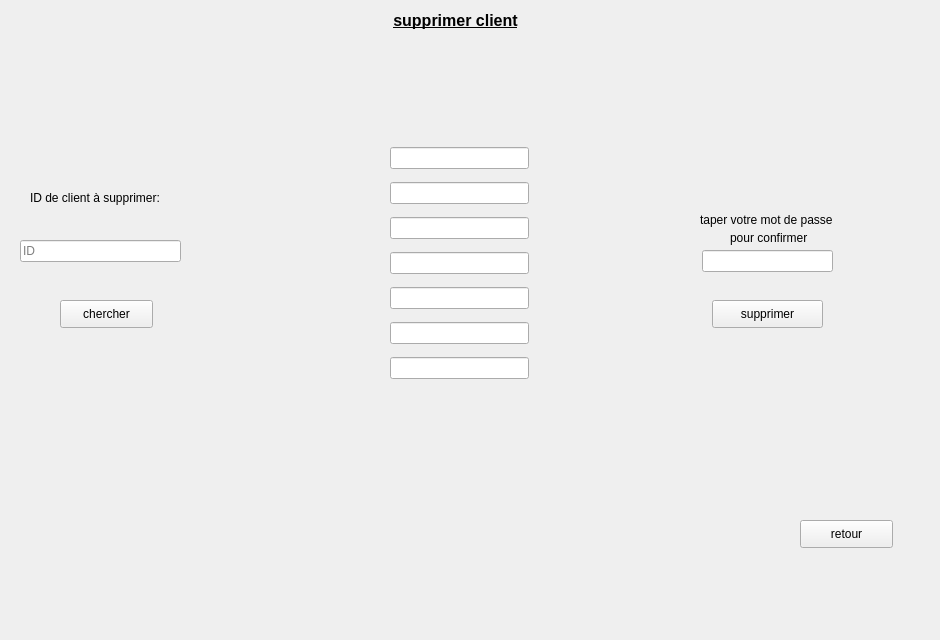
      <widget class="QWidget" name="tab">
       <attribute name="title">
        <string>Supprimer</string>
       </attribute>
       <widget class="QLabel" name="label_12">
        <property name="geometry">
         <rect>
          <x>0</x>
          <y>-10</y>
          <width>931</width>
          <height>631</height>
         </rect>
        </property>
        <property name="text">
         <string/>
        </property>
        <property name="pixmap">
         <pixmap>../../Desktop/images qt/fond.jpg</pixmap>
        </property>
        <property name="scaledContents">
         <bool>true</bool>
        </property>
       </widget>
       <widget class="QLabel" name="label_17">
        <property name="geometry">
         <rect>
          <x>0</x>
          <y>0</y>
          <width>911</width>
          <height>41</height>
         </rect>
        </property>
        <property name="text">
         <string>&lt;html&gt;&lt;head/&gt;&lt;body&gt;&lt;p align=&quot;center&quot;&gt;&lt;span style=&quot; font-size:12pt; font-weight:600; text-decoration: underline;&quot;&gt;supprimer client&lt;/span&gt;&lt;/p&gt;&lt;/body&gt;&lt;/html&gt;</string>
        </property>
       </widget>
       <widget class="QPushButton" name="retour_3">
        <property name="geometry">
         <rect>
          <x>800</x>
          <y>520</y>
          <width>93</width>
          <height>28</height>
         </rect>
        </property>
        <property name="text">
         <string>retour</string>
        </property>
       </widget>
       <widget class="QLabel" name="label_45">
        <property name="geometry">
         <rect>
          <x>30</x>
          <y>190</y>
          <width>161</width>
          <height>16</height>
         </rect>
        </property>
        <property name="text">
         <string>ID de client à supprimer:</string>
        </property>
       </widget>
       <widget class="QLineEdit" name="todelete">
        <property name="geometry">
         <rect>
          <x>20</x>
          <y>240</y>
          <width>161</width>
          <height>22</height>
         </rect>
        </property>
        <property name="placeholderText">
         <string>ID</string>
        </property>
       </widget>
       <widget class="QPushButton" name="deleteclient">
        <property name="geometry">
         <rect>
          <x>712</x>
          <y>300</y>
          <width>111</width>
          <height>28</height>
         </rect>
        </property>
        <property name="text">
         <string>supprimer</string>
        </property>
       </widget>
       <widget class="QLineEdit" name="lineEdit_8">
        <property name="geometry">
         <rect>
          <x>702</x>
          <y>250</y>
          <width>131</width>
          <height>22</height>
         </rect>
        </property>
       </widget>
       <widget class="QPushButton" name="chercherdelete">
        <property name="geometry">
         <rect>
          <x>60</x>
          <y>300</y>
          <width>93</width>
          <height>28</height>
         </rect>
        </property>
        <property name="text">
         <string>chercher</string>
        </property>
       </widget>
       <widget class="QLabel" name="label_34">
        <property name="geometry">
         <rect>
          <x>700</x>
          <y>210</y>
          <width>151</width>
          <height>20</height>
         </rect>
        </property>
        <property name="text">
         <string>taper votre mot de passe </string>
        </property>
       </widget>
       <widget class="QLabel" name="label_35">
        <property name="geometry">
         <rect>
          <x>730</x>
          <y>230</y>
          <width>91</width>
          <height>16</height>
         </rect>
        </property>
        <property name="text">
         <string>pour confirmer</string>
        </property>
       </widget>
       <widget class="QWidget" name="layoutWidget">
        <property name="geometry">
         <rect>
          <x>390</x>
          <y>140</y>
          <width>139</width>
          <height>251</height>
         </rect>
        </property>
        <layout class="QVBoxLayout" name="verticalLayout_2">
         <item>
          <widget class="QLineEdit" name="lineEdit">
           <property name="readOnly">
            <bool>true</bool>
           </property>
          </widget>
         </item>
         <item>
          <widget class="QLineEdit" name="lineEdit_2">
           <property name="readOnly">
            <bool>true</bool>
           </property>
          </widget>
         </item>
         <item>
          <widget class="QLineEdit" name="lineEdit_3">
           <property name="readOnly">
            <bool>true</bool>
           </property>
          </widget>
         </item>
         <item>
          <widget class="QLineEdit" name="lineEdit_4">
           <property name="readOnly">
            <bool>true</bool>
           </property>
          </widget>
         </item>
         <item>
          <widget class="QLineEdit" name="lineEdit_5">
           <property name="readOnly">
            <bool>true</bool>
           </property>
          </widget>
         </item>
         <item>
          <widget class="QLineEdit" name="lineEdit_6">
           <property name="readOnly">
            <bool>true</bool>
           </property>
          </widget>
         </item>
         <item>
          <widget class="QLineEdit" name="lineEdit_7">
           <property name="readOnly">
            <bool>true</bool>
           </property>
          </widget>
         </item>
        </layout>
       </widget>
      </widget>
